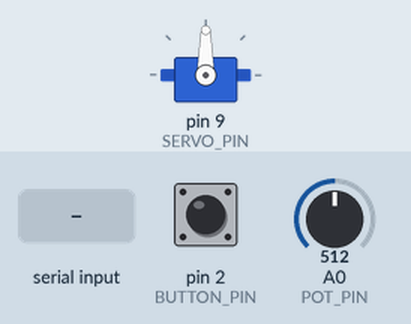
Recording of a sketch running on a simulated Arduino Uno, built with avr-gcc and run on an emulated ATmega328P. Parts: servo. The inputs (shaded band) are chosen by the test bench; at power-on: pin 2 (BUTTON_PIN) HIGH, A0 (POT_PIN) = 512. What the sketch prints to the serial monitor is not drawn.

Above: at 1.4 s.
1.5 s: pin 2 (BUTTON_PIN) pulled LOW for 0.15 s
At 3.58 s:
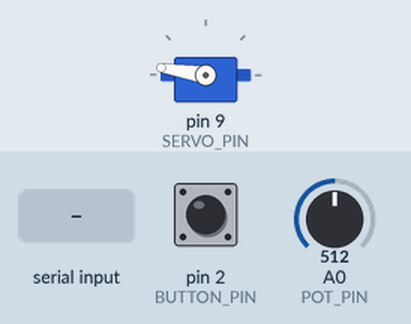
At 4.2 s:
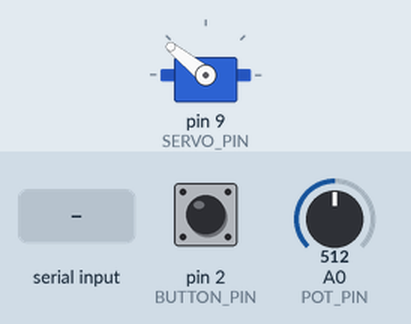
4.5 s: "c\n" received over Serial
6.1 s: A0 (POT_PIN) set to 306
At 6.9 s:
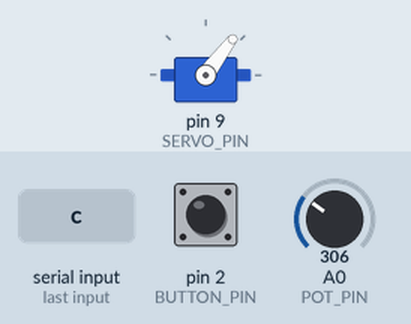
7.8 s: "s\n" received over Serial
At 9.04 s:
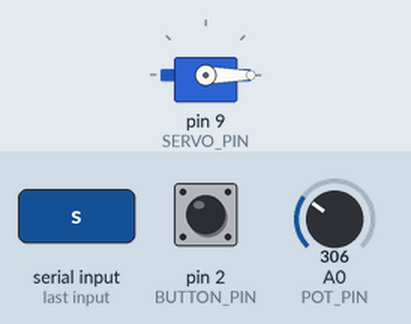
10.8 s: pin 2 (BUTTON_PIN) pulled LOW for 1 s
13.3 s: A0 (POT_PIN) set to 307
Timing chart, 0 to 15.8 s (numbered marks = the images above; inputs shaded):
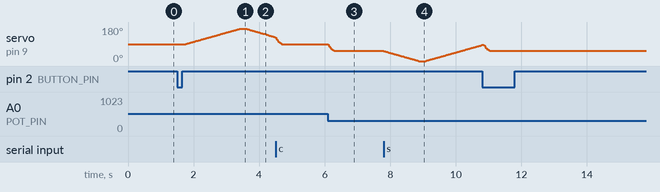

Measured:
- after the input at 1.5 s, servo on pin 9 (SERVO_PIN): rises from 90° to 171° in 1.6 s, then falls to 127° in 1.1 s
- after the input at 6.1 s, servo on pin 9 (SERVO_PIN): moves from 90° to 53° over 0.20 s, starting at once
- after the input at 13.3 s, every drawn part: stays the same

The sketch:

servo_control.ino
```cpp
/*
  Program 6: Advanced Servo Motor Control
  Control servo position with potentiometer and serial commands

  This program demonstrates servo motor control using the
  Servo library with multiple input methods

  🤖 MISSION PREVIEW: "Robotics Engineer"
  Build precise robotic movements with smooth servo control!

  Author: Arduino Learning Series
  Date: 2025
*/

#include <Servo.h>

// Create servo object
Servo myServo;

// Define pins
const int SERVO_PIN = 9;      // Servo control pin
const int POT_PIN = A0;       // Potentiometer for manual control
const int BUTTON_PIN = 2;     // Button for sweep mode

// Variables
int potValue = 0;             // Potentiometer reading
int servoAngle = 90;          // Current servo angle
int targetAngle = 90;         // Target angle for smooth movement
boolean sweepMode = false;    // Sweep mode flag
int sweepDirection = 1;       // 1 or -1 for sweep direction
unsigned long lastSweepTime = 0;
const int SWEEP_DELAY = 15;   // Delay between sweep steps

// Smooth movement variables
const float SMOOTH_FACTOR = 0.1;  // How quickly to move (0-1)

// Button debouncing
int buttonState = HIGH;
int lastButtonState = HIGH;
unsigned long lastDebounceTime = 0;
const unsigned long DEBOUNCE_DELAY = 50;

void setup() {
  // Attach servo to pin
  myServo.attach(SERVO_PIN);

  // Initialize servo to center position
  myServo.write(90);

  // Setup button with pull-up
  pinMode(BUTTON_PIN, INPUT_PULLUP);

  // Initialize serial
  Serial.begin(9600);
  Serial.println("Advanced Servo Control Program Started!");
  Serial.println("=====================================");
  Serial.println("🤖 ROBOTICS ENGINEER MODE - Ready for precise control!");
  Serial.println("Controls:");
  Serial.println("- Turn potentiometer to control servo");
  Serial.println("- Press button to toggle sweep mode");
  Serial.println("- Send angle (0-180) via serial");
  Serial.println("- Send 'c' to center, 's' for sweep");
  Serial.println("=====================================");
}

void loop() {
  // Check for serial commands
  checkSerialCommands();

  // Check button for sweep mode toggle
  checkButton();

  // Handle different modes
  if (sweepMode) {
    performSweep();
  } else {
    // Read potentiometer for manual control
    potValue = analogRead(POT_PIN);
    targetAngle = map(potValue, 0, 1023, 0, 180);
  }

  // Smooth movement to target angle
  smoothMove();

  // Small delay
  delay(10);
}

// Function to check serial commands
void checkSerialCommands() {
  if (Serial.available() > 0) {
    String command = Serial.readStringUntil('\n');
    command.trim();

    // Check for special commands
    if (command == "c" || command == "C") {
      targetAngle = 90;
      sweepMode = false;
      Serial.println("Centering servo at 90°");
    }
    else if (command == "s" || command == "S") {
      sweepMode = !sweepMode;
      Serial.print("Sweep mode: ");
      Serial.println(sweepMode ? "ON" : "OFF");
    }
    else {
      // Try to parse as angle
      int angle = command.toInt();
      if (angle >= 0 && angle <= 180) {
        targetAngle = angle;
        sweepMode = false;
        Serial.print("Moving to angle: ");
        Serial.println(angle);
      } else {
        Serial.println("Invalid command. Enter 0-180, 'c' for center, 's' for sweep");
      }
    }
  }
}

// Function to check button state with debouncing
void checkButton() {
  int reading = digitalRead(BUTTON_PIN);

  // Check if button state changed
  if (reading != lastButtonState) {
    lastDebounceTime = millis();
  }

  // Check if enough time has passed
  if ((millis() - lastDebounceTime) > DEBOUNCE_DELAY) {
    // If button state has changed
    if (reading != buttonState) {
      buttonState = reading;

      // Toggle sweep mode on button press (LOW when pressed)
      if (buttonState == LOW) {
        sweepMode = !sweepMode;
        Serial.print("Button pressed - Sweep mode: ");
        Serial.println(sweepMode ? "ON" : "OFF");
      }
    }
  }

  lastButtonState = reading;
}

// Function to perform sweep motion
void performSweep() {
  if (millis() - lastSweepTime > SWEEP_DELAY) {
    targetAngle += sweepDirection;

    // Reverse direction at limits
    if (targetAngle <= 0 || targetAngle >= 180) {
      sweepDirection = -sweepDirection;
      targetAngle = constrain(targetAngle, 0, 180);
    }

    lastSweepTime = millis();
  }
}

// Function for smooth servo movement
void smoothMove() {
  // Calculate difference
  float diff = targetAngle - servoAngle;

  // Only move if difference is significant
  if (abs(diff) > 0.5) {
    // Apply smoothing
    servoAngle += diff * SMOOTH_FACTOR;

    // Write to servo
    myServo.write(int(servoAngle));

    // Print status occasionally
    static unsigned long lastPrintTime = 0;
    if (millis() - lastPrintTime > 500) {
      Serial.print("🤖 Servo angle: ");
      Serial.print(int(servoAngle));
      Serial.print("° | Target: ");
      Serial.print(targetAngle);
      Serial.print("° | Mode: ");
      Serial.print(sweepMode ? "🔄 SWEEP" : "🎛️ MANUAL");

      // Add precision indicator
      if (abs(targetAngle - servoAngle) < 2) {
        Serial.print(" ✅ PRECISE");
      } else {
        Serial.print(" ⚡ MOVING");
      }
      Serial.println();
      lastPrintTime = millis();
    }
  }
}
```
